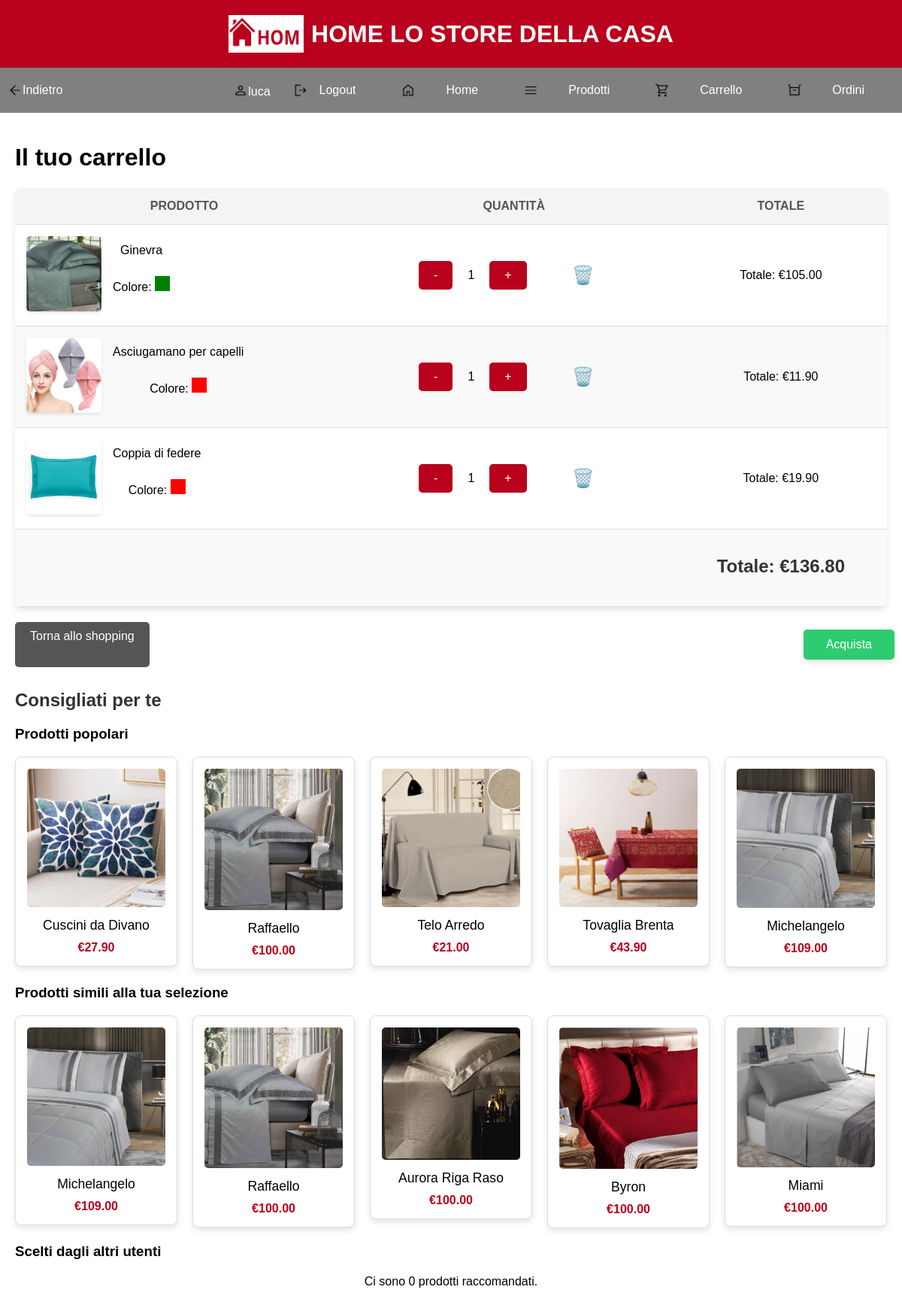
The app's page /cart/ (signed in) with its own data.
### homestore/models.py (models this page shows, shortened)
class CartItem(models.Model):
    cart = models.ForeignKey(Cart, related_name='items', on_delete=models.CASCADE)
    product = models.ForeignKey('Product', on_delete=models.CASCADE)  # Product deve essere definito
    quantity = models.PositiveIntegerField(default=1)
    color = models.CharField(max_length=7, null=True, blank=True)
    def get_total_price(self):
        return self.product.prezzo * self.quantity  # Calcola il totale per questo prodotto

class Product(models.Model):
    categoria = models.CharField(max_length=200)
    nome = models.CharField(max_length=200)
    descrizione = models.TextField()
    immagine = models.ImageField(upload_to='media/', blank=True, null=True)
    prezzo = models.DecimalField(max_digits=10, decimal_places=2)
    stock = models.PositiveIntegerField(default=0)
    available = models.BooleanField(default=True)
    created = models.DateTimeField(auto_now_add=True)
    updated = models.DateTimeField(auto_now=True)
    sold_count = models.PositiveIntegerField(default=0)
    colori = models.ManyToManyField(Color, blank=True)

### homestore/views.py (the view)
# urls.py: path('cart/', view_cart, name='view_cart'),
@login_required
def view_cart(request):
    try:
        cart = Cart.objects.get(user=request.user)
    except Cart.DoesNotExist:
        cart = Cart.objects.create(user=request.user)
    cart_items = cart.items.all()
    cart_total = cart.get_total_price()
    cart_product_ids = [item.product.id for item in cart_items]
    product_categories = cart_items.values_list('product__categoria', flat=True).distinct()
    orders_with_products = Order.objects.filter(
        cart_items__product__id__in=cart_product_ids
    ).exclude(user=request.user).distinct()
    related_products = Product.objects.filter(
        orderitem__order__in=orders_with_products
    ).exclude(id__in=cart_product_ids).distinct()
    recommended_by_association = Product.objects.exclude(id__in=cart_items.values_list('product_id', flat=True)).order_by('-sold_count')[:5]
    recommended_by_category = Product.objects.filter(
        categoria__in=product_categories
    ).exclude(id__in=cart_product_ids).distinct()[:5]
    recommended_by_collaboration = related_products[:5]
    for order in orders_with_products:
        print(f"- Ordine #{order.id} - {order.user.username}")
        for item in order.cart_items.all():
            print(f"  - {item.product.nome} (ID: {item.product.id})")
    return render(request, 'homestore/view_cart.html', {
        'cart_items': cart_items,
        'cart_total': cart_total,
        'recommended_by_association': recommended_by_association,
        'recommended_by_category': recommended_by_category,
        'recommended_by_collaboration': recommended_by_collaboration,
        'show_back_button': True,
        'back_url': '/tutti-i-prodotti/'
    })

### homestore/models.py (called while the page is built)
    def get_total_price(self):
        return sum(item.get_total_price() for item in self.items.all())

### homestore/templates/homestore/view_cart.html (shortened to what this page needs)
{% extends 'homestore/nav.html' %}
{% load static %}
{% block content %}
{% include 'homestore/popUp.html' %}
<div class="container">
    <h1>Il tuo carrello</h1>
    {% if cart_items %}
    <div class="cart-items">
        <table>
            <thead>
                <tr>
                    <th>Prodotto</th>
                    <th>Quantità</th>
                    <th>Totale</th>
                </tr>
            </thead>
            <tbody>
                {% for item in cart_items %}
                <tr data-item-id="{{ item.id }}">
                    <td style="display: flex; align-items: center; justify-content: start;">
                        <div style="flex-shrink: 0; margin-right: 15px;">
                            <img src="{{ item.product.immagine.url }}" alt="{{ item.product.nome }}" style="width: 100px; height: 100px; object-fit: cover;">
                        </div>
                        <div style="display: flex; flex-direction: column; justify-content: start;">
                            <span>{{ item.product.nome }}</span>
                            <p>Colore: <span style="background-color: {{ item.color }}; width: 20px; height: 20px; display: inline-block; margin-top: 5px;"></span></p>
                        </div>
                    </td>
                    <td>
                        <div class="quantity-controls">
                            <div class="quantity-controls">
                                <button type="button" class="decrease-quantity" data-product-id="{{ item.product.id }}">-</button>
                                <span id="quantity-{{ item.product.id }}">{{ item.quantity }}</span>
                                <button type="button" class="increase-quantity" data-product-id="{{ item.product.id }}">+</button>
                            </div>
                                <button type="button" class="icon-remove" onclick="showPopup({
                                    title: 'Eliminare il prodotto?',
                                    message: 'Sei sicuro di voler rimuovere questo prodotto dal carrello?',
                                    confirmText: 'Elimina',
                                    cancelText: 'Annulla',
                                    onConfirm: () => {
                                        const form = document.getElementById('remove-form-{{ item.product.id }}');
                                        if (form) {
                                            // Invia il modulo se trovato
                                            form.submit();
                                        } else {
                                            console.error('Form non trovato!');
                                        }
                                    },
                                    onCancel: () => {}
                                })">
                                    🗑️
                                </button>
                        </div>
                    </td>
                    <td id="cart-total">Totale: €<span id="total-amount">{{ item.get_total_price }}</span></td>
                </tr>
                {% endfor %}
                <td></td>
                <td></td>
                <td>
                    <p class="total" style="text-align: center;">Totale: €{{ cart_total }}</p>
                </td>
            </tbody>
        </table>
    </div>
    <div class="purchase-button-container">
        <a href="{% url 'category_list' %}" class="btn-shopping" style="background-color: #555; padding: 10px 20px; text-decoration: none; border-radius: 5px; font-size: 16px; color: white; transition: background-color 0.3s;">
            Torna allo shopping
        </a>
        <form method="post" action="{% url 'purchase_summary' %}">
            <button type="submit" class="btn-purchase">Acquista</button>
        </form>
    </div>
    {% else %}
    <div class="empty-cart">
        <h2>Il tuo carrello è vuoto</h2>
        <p>Continua lo shopping per aggiungere articoli al tuo carrello.</p>
        <a href="{% url 'category_list' %}" class="btn">Continua lo shopping</a>
    </div>
    {% endif %}
    <div class="recommended-products">
        <h2>Consigliati per te</h2>
        <div class="recommendation-category">
            <h3>Prodotti popolari</h3>
            <ul>
                {% for product in recommended_by_association %}
                <a href="{% url 'product_detail' product.id %}">
                    <li class="product">
                        <img src="{{ product.immagine.url }}" alt="{{ product.nome }}">
                        <div class="product-name">{{ product.nome }}</div>
                        <div class="product-price">€{{ product.prezzo }}</div>
                    </li>
                </a>
                {% endfor %}
            </ul>
        </div>
        <div class="recommendation-category">
            <h3>Prodotti simili alla tua selezione</h3>
            <ul>
                {% for product in recommended_by_category %}
                <a href="{% url 'product_detail' product.id %}">
                    <li class="product">
                        <img src="{{ product.immagine.url }}" alt="{{ product.nome }}">
                        <div class="product-name">{{ product.nome }}</div>
                        <div class="product-price">€{{ product.prezzo }}</div>
                    </li>
                </a>
                {% endfor %}
            </ul>
        </div>
        <div class="recommendation-category">
            <h3>Scelti dagli altri utenti</h3>
            <p>Ci sono {{ recommended_by_collaboration|length }} prodotti raccomandati.</p>
        </div>
    </div>
</div>
{% endblock %}

### homestore/templates/homestore/nav.html (shortened to what this page needs)
<!DOCTYPE html>
{% load static %}
<html lang="it">
<head>
    <link rel="stylesheet" href="{% static 'css/style.css' %}">
    <link rel="stylesheet" href="https://cdnjs.cloudflare.com/ajax/libs/font-awesome/5.15.4/css/all.min.css">
</head>
<body>
    <header>
        <img src="{% static 'logo2.png' %}" alt="Logo" style="width: 100px; height: 50px;">
        <h1>HOME LO STORE DELLA CASA</h1>
    </header>
    <nav>
        {% if show_back_button %}
            <div class="back-button-container">
                <a href="{{ back_url }}">
                    <img src="{% static 'back_arrow.png' %}" alt="Indietro">
                    <span>Indietro</span>
                </a>
            </div>
        {% endif %}
        {% if user.is_authenticated %}
            <div class="navbar">
                {% if user.is_staff %}
                <a href="{% url 'admin_dashboard' %}" style="color: white; text-decoration: none;">
                    <img src="{% static 'profile_icon.png' %}" alt="Profilo" >
                    <p>{{ user.username }}</p>
                </a>
                {% else %}
                <a style="color: white; text-decoration: none;">
                    <img src="{% static 'profile_icon.png' %}" alt="Profilo" >
                    <p>{{ user.username }}</p>
                </a>
                {% endif %}
            </div>
            <div class="navbar">
                <a href="{% url 'logout' %}" style="color: white; text-decoration: none; ">
                    <img src="{% static 'logout.png' %}" alt="Logout" style="margin-right: 15px;">
                    <span>Logout</span>
                </a>
            </div>
        {% endif %}
        <div class="navbar">
            <button onclick="window.location.href='{% url 'welcome' %}'" style="border: none; background: none; cursor: pointer;">
                <img src="{% static 'home.png' %}" alt="Home">
            </button>
            <a href="{% url 'welcome' %}" class="home-link">Home</a>
        </div>
        <div class="navbar">
            <button onclick="document.getElementById('drawer').classList.add('open')" style="border: none; background: none; cursor: pointer;">
                <img src="{% static 'menu.png' %}" alt="menu">
            </button>
            <a href="#" id="products-link">Prodotti</a>
        </div>
        {% if user.is_authenticated and not user.is_staff %}
            <div class="navbar">
                <button onclick="document.getElementById('drawer').classList.add('open')" style="border: none; background: none; cursor: pointer;">
                    <img src="{% static 'cart.png' %}" alt="cart">
                </button>
                <a href="{% url 'view_cart' %}" id="cart-link">Carrello</a>
            </div>
            <div class="navbar">
                <button onclick="document.getElementById('drawer').classList.add('open')" style="border: none; background: none; cursor: pointer;">
                    <img src="{% static 'order.png' %}" alt="order">
                </button>
                <a href="{% url 'view_orders' %}"> Ordini</a>
            </div>
        {% endif %}
    </nav>
    {% block content %}
    {% endblock %}
</body>
</html>

### homestore/static/css/style.css (style rules this page uses)
button { background-color: #b9001c; color: #ffffff; border: none; padding: 10px; border-radius: 7px; cursor: pointer; font-size: 16px; width: 100%; margin-top: 10px; }
p { margin-top: 20px; text-align: center; }

### homestore/templates/homestore/nav.html (style rules this page uses)
body { font-family: Arial, sans-serif; margin: 0; padding: 0; overflow-x: hidden; }
header { background-color: #b9001c; color: white; padding: 10px 0; text-align: center; height: 70px; box-shadow: 0 2px 4px rgba(0, 0, 0, 0.1); display: flex; align-items: center; justify-content: center; gap: 10px; }
button { margin-top: 0px; }
nav { position: relative; display: flex; justify-content: end; background-color: #808080; padding: 10px 20px; height: 40px; align-items: center; }
nav a { margin-right: 30px; text-decoration: none; color: #ffffff; display: flex; align-items: center; }
nav img { width: 20px; height: 20px; vertical-align: middle; }
.navbar { display: flex; align-items: center; gap: 10px; }
.back-button-container { position: absolute; left: 10px; top: 50%; transform: translateY(-50%); display: flex; align-items: center; gap: 5px; }
.back-button-container img { width: 20px; height: 20px; }
.back-button-container a { text-decoration: none; color: white; font-size: 16px; }

### homestore/templates/homestore/view_cart.html (style rules this page uses)
.container { max-width: 1200px; margin: 0 auto; padding: 20px; }
.cart-items { width: 100%; border-radius: 8px; overflow: hidden; box-shadow: 0 4px 8px rgba(0, 0, 0, 0.1); }
.cart-items table { width: 100%; border-collapse: collapse; }
.cart-items th, .cart-items td { padding: 15px; border-bottom: 1px solid #ddd; text-align: center; }
.cart-items th { font-weight: bold; text-transform: uppercase; color: #555; background-color: #f4f4f4; }
.cart-items td img { width: 120px; height: auto; border-radius: 5px; box-shadow: 0 2px 4px rgba(0, 0, 0, 0.1); }
.cart-items .quantity-controls { display: inline-flex; align-items: center; gap: 10px; }
.icon-remove { background-color: transparent; border: none; color: #b9001c; font-size: 24px; cursor: pointer; display: flex; align-items: center; }
.total { font-size: 1.5rem; font-weight: bold; text-align: right; color: #333; margin-top: 20px; }
.recommended-products { margin-top: 30px; }
.recommended-products h2 { font-size: 1.5rem; color: #333; }
.recommended-products ul { display: grid; grid-template-columns: repeat(auto-fill, minmax(200px, 1fr)); gap: 20px; padding: 0; list-style: none; }
.recommended-products .product img { width: 100%; height: auto; border-radius: 5px; }
.recommended-products .product .product-name { font-size: 1.1rem; margin: 10px 0; }
.recommended-products .product .product-price { color: #b9001c; font-weight: bold; }
button { margin: 10px; padding: 10px 20px; border: none; border-radius: 5px; cursor: pointer; }
.purchase-button-container { text-align: center; margin-top: 20px; display: flex; flex-direction:row; justify-content: space-between; }
.btn-purchase { background-color: #2ecc71; color: white; text-decoration: none; padding: 10px 20px; border-radius: 5px; font-size: 16px; height: 40px; box-shadow: 0 4px 6px rgba(0, 0, 0, 0.1); transition: background-color 0.3s, box-shadow 0.3s; }
.cart-items tbody tr:nth-child(even) { background-color: #f9f9f9; }
.recommended-products .recommendation-category { margin-top: 20px; }
.recommended-products .product { text-align: center; background-color: #fff; border: 1px solid #ddd; border-radius: 8px; padding: 15px; box-shadow: 0 4px 8px rgba(0, 0, 0, 0.1); }
.recommended-products .product img { max-width: 100%; height: auto; border-radius: 5px; }
a { text-decoration: none; }
.product-name { color: black; }
.product-price { color: #b9001c; }

### records on screen
CartItem: product.immagine (picture), product.nome "Ginevra", quantity "1", get_total_price "105.00"
CartItem: product.immagine (picture), product.nome "Asciugamano per capelli", quantity "1", get_total_price "11.90"
CartItem: product.immagine (picture), product.nome "Coppia di federe", quantity "1", get_total_price "19.90"
Product: immagine (picture), nome "Cuscini da Divano", prezzo "27.90"
Product: immagine (picture), nome "Raffaello", prezzo "100.00"
Product: immagine (picture), nome "Telo Arredo", prezzo "21.00"
Product: immagine (picture), nome "Tovaglia Brenta", prezzo "43.90"
Product: immagine (picture), nome "Michelangelo", prezzo "109.00"
Product: immagine (picture), nome "Aurora Riga Raso", prezzo "100.00"
Product: immagine (picture), nome "Byron", prezzo "100.00"
Product: immagine (picture), nome "Miami", prezzo "100.00"

### other values on screen
{{ user.username }} "luca"
{{ cart_total }} "136.80"
{{ recommended_by_collaboration|length }} "0"
